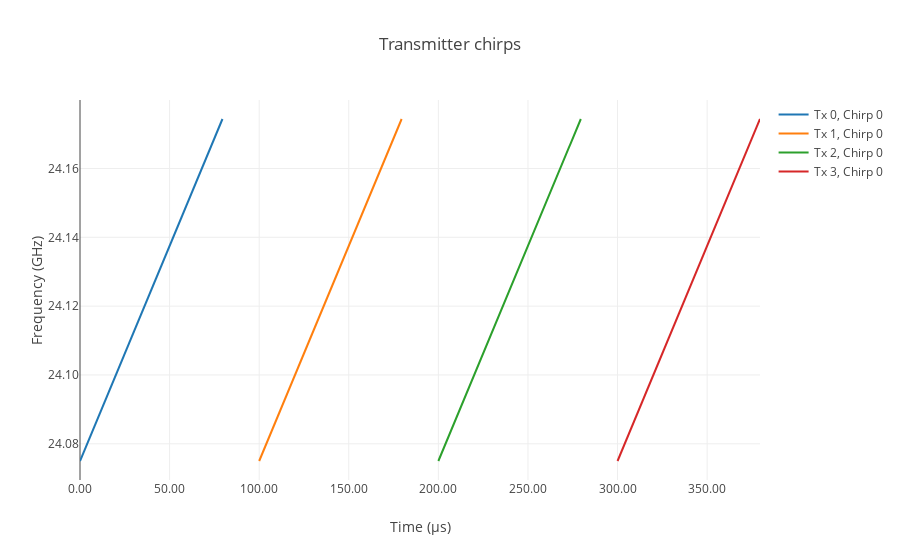

Notebook source saved alongside this figure:
### Code cell
samples_per_chirp = int(tx['pulse_length'] * rx['fs'])

data = []
for idx in range(0, 1):
    for ch_idx in range(0, 32, 8):
        chirp = go.Scatter(
            x=time_matrix[ch_idx, idx, :] * 1e6,
            y=np.linspace(
                tx['fc'] - tx['bandwidth'] / 2,
                tx['fc'] + tx['bandwidth'] / 2,
                samples_per_chirp,
                endpoint=False,
            ) / 1e9,
            name='Tx '+ str(int(ch_idx/8))+ ', Chirp ' + str(idx),
        )
        data = data + [chirp]

layout = go.Layout(
    title='Transmitter chirps',
    yaxis=dict(tickformat='.2f', title='Frequency (GHz)'),
    xaxis=dict(tickformat='.2f', title='Time (µs)'),
)

fig = go.Figure(data, layout=layout)
iplot(fig, filename='chirps.html')

### Figure 1 — Plotly figure (JSON) as saved in the notebook; plotly's stock layout.template omitted (floating-point values rounded to 4 significant figures; data arrays with more than 128 entries replaced by an {"elided": "..."} marker saying what was removed)
{"data": [{"name": "Tx 0, Chirp 0", "type": "scatter", "uid": "9fbc5739-d860-4125-9117-42fef5f67840", "x": {"elided": "160 float values"}, "y": {"elided": "160 float values"}}, {"name": "Tx 1, Chirp 0", "type": "scatter", "uid": "63b42b9e-13ec-4351-86f6-f93ce5e2d223", "x": {"elided": "160 float values"}, "y": {"elided": "160 float values"}}, {"name": "Tx 2, Chirp 0", "type": "scatter", "uid": "5d26b343-01fd-4c20-951e-0b03430493ea", "x": {"elided": "160 float values"}, "y": {"elided": "160 float values"}}, {"name": "Tx 3, Chirp 0", "type": "scatter", "uid": "2d079e37-4d9d-4f9b-aaa8-1462fb6c4da5", "x": {"elided": "160 float values"}, "y": {"elided": "160 float values"}}], "layout": {"title": {"text": "Transmitter chirps"}, "xaxis": {"tickformat": ".2f", "title": {"text": "Time (µs)"}}, "yaxis": {"tickformat": ".2f", "title": {"text": "Frequency (GHz)"}}}}
